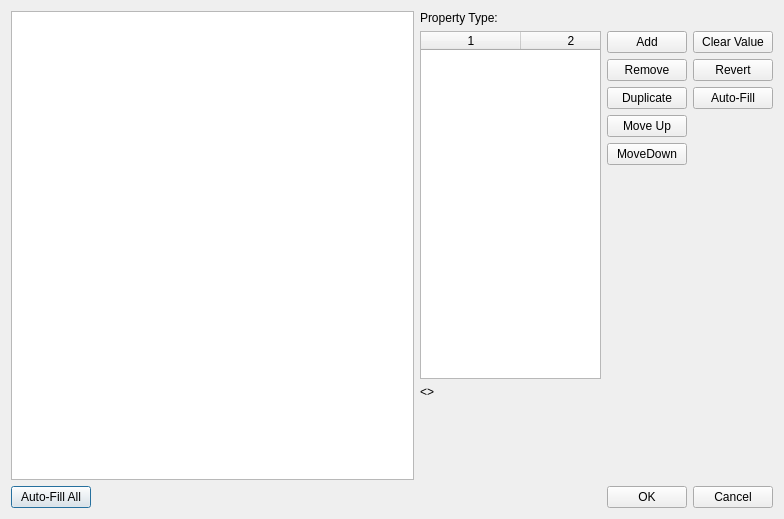
<?xml version="1.0" encoding="UTF-8"?>
<ui version="4.0">
 <class>DKBoundScriptDialog</class>
 <widget class="QDialog" name="DKBoundScriptDialog">
  <property name="geometry">
   <rect>
    <x>0</x>
    <y>0</y>
    <width>784</width>
    <height>519</height>
   </rect>
  </property>
  <property name="windowTitle">
   <string>Properties for script</string>
  </property>
  <layout class="QGridLayout" name="gridLayout" columnstretch="8,7">
   <item row="0" column="0" rowspan="2">
    <layout class="QVBoxLayout" name="verticalLayout">
     <item>
      <widget class="QTableView" name="properties">
       <property name="selectionMode">
        <enum>QAbstractItemView::SingleSelection</enum>
       </property>
       <property name="selectionBehavior">
        <enum>QAbstractItemView::SelectRows</enum>
       </property>
       <property name="horizontalScrollMode">
        <enum>QAbstractItemView::ScrollPerPixel</enum>
       </property>
       <property name="wordWrap">
        <bool>false</bool>
       </property>
       <property name="cornerButtonEnabled">
        <bool>false</bool>
       </property>
       <attribute name="horizontalHeaderStretchLastSection">
        <bool>true</bool>
       </attribute>
       <attribute name="verticalHeaderVisible">
        <bool>false</bool>
       </attribute>
      </widget>
     </item>
     <item>
      <layout class="QHBoxLayout" name="horizontalLayout_2">
       <item>
        <widget class="QPushButton" name="buttonAutoFillAll">
         <property name="text">
          <string>Auto-Fill All</string>
         </property>
        </widget>
       </item>
       <item>
        <spacer name="horizontalSpacer_2">
         <property name="orientation">
          <enum>Qt::Horizontal</enum>
         </property>
         <property name="sizeHint" stdset="0">
          <size>
           <width>40</width>
           <height>20</height>
          </size>
         </property>
        </spacer>
       </item>
      </layout>
     </item>
    </layout>
   </item>
   <item row="0" column="1">
    <layout class="QVBoxLayout" name="verticalLayout_3" stretch="0,1">
     <item>
      <widget class="QLabel" name="propertyType">
       <property name="text">
        <string>Property Type: &lt;nothing selected&gt;</string>
       </property>
      </widget>
     </item>
     <item>
      <layout class="QHBoxLayout" name="horizontalLayout_3" stretch="0,0">
       <item>
        <layout class="QVBoxLayout" name="valueEditingLayout" stretch="1,0">
         <item>
          <widget class="QWidget" name="arrayEditingLayout" native="true">
           <property name="sizePolicy">
            <sizepolicy hsizetype="Preferred" vsizetype="MinimumExpanding">
             <horstretch>0</horstretch>
             <verstretch>1</verstretch>
            </sizepolicy>
           </property>
           <layout class="QGridLayout" name="_2" columnstretch="1,0">
            <property name="leftMargin">
             <number>0</number>
            </property>
            <property name="topMargin">
             <number>0</number>
            </property>
            <property name="rightMargin">
             <number>0</number>
            </property>
            <property name="bottomMargin">
             <number>0</number>
            </property>
            <item row="0" column="1">
             <layout class="QVBoxLayout" name="arrayButtonsLayout">
              <item>
               <widget class="QPushButton" name="arrayButtonAdd">
                <property name="text">
                 <string>Add</string>
                </property>
               </widget>
              </item>
              <item>
               <widget class="QPushButton" name="arrayButtonRemove">
                <property name="text">
                 <string>Remove</string>
                </property>
               </widget>
              </item>
              <item>
               <widget class="QPushButton" name="arrayButtonDuplicate">
                <property name="text">
                 <string>Duplicate</string>
                </property>
               </widget>
              </item>
              <item>
               <widget class="QPushButton" name="arrayButtonMoveUp">
                <property name="text">
                 <string>Move Up</string>
                </property>
               </widget>
              </item>
              <item>
               <widget class="QPushButton" name="arrayButtonMoveDown">
                <property name="text">
                 <string>MoveDown</string>
                </property>
               </widget>
              </item>
              <item>
               <spacer name="verticalSpacer_9">
                <property name="orientation">
                 <enum>Qt::Vertical</enum>
                </property>
                <property name="sizeHint" stdset="0">
                 <size>
                  <width>20</width>
                  <height>40</height>
                 </size>
                </property>
               </spacer>
              </item>
             </layout>
            </item>
            <item row="0" column="0">
             <widget class="QTableWidget" name="arrayTable">
              <property name="horizontalScrollBarPolicy">
               <enum>Qt::ScrollBarAlwaysOff</enum>
              </property>
              <property name="selectionMode">
               <enum>QAbstractItemView::SingleSelection</enum>
              </property>
              <property name="selectionBehavior">
               <enum>QAbstractItemView::SelectRows</enum>
              </property>
              <property name="wordWrap">
               <bool>false</bool>
              </property>
              <property name="cornerButtonEnabled">
               <bool>false</bool>
              </property>
              <property name="columnCount">
               <number>2</number>
              </property>
              <attribute name="horizontalHeaderStretchLastSection">
               <bool>true</bool>
              </attribute>
              <attribute name="verticalHeaderVisible">
               <bool>false</bool>
              </attribute>
              <column/>
              <column/>
             </widget>
            </item>
           </layout>
          </widget>
         </item>
         <item>
          <widget class="QStackedWidget" name="singleValueWrap">
           <widget class="QWidget" name="valuePage_defaulted">
            <layout class="QVBoxLayout" name="verticalLayout_4">
             <property name="leftMargin">
              <number>0</number>
             </property>
             <property name="topMargin">
              <number>0</number>
             </property>
             <property name="rightMargin">
              <number>0</number>
             </property>
             <property name="bottomMargin">
              <number>0</number>
             </property>
             <item>
              <widget class="QLabel" name="label">
               <property name="text">
                <string>&lt;&lt;Using Default Script Value&gt;&gt;</string>
               </property>
              </widget>
             </item>
             <item>
              <spacer name="verticalSpacer_2">
               <property name="orientation">
                <enum>Qt::Vertical</enum>
               </property>
               <property name="sizeHint" stdset="0">
                <size>
                 <width>8</width>
                 <height>0</height>
                </size>
               </property>
              </spacer>
             </item>
            </layout>
           </widget>
           <widget class="QWidget" name="valuePage_object">
            <layout class="QGridLayout" name="gridLayout_2">
             <property name="leftMargin">
              <number>0</number>
             </property>
             <property name="topMargin">
              <number>0</number>
             </property>
             <property name="rightMargin">
              <number>0</number>
             </property>
             <property name="bottomMargin">
              <number>0</number>
             </property>
             <item row="0" column="0">
              <widget class="QLabel" name="label_2">
               <property name="text">
                <string>Pick Object:</string>
               </property>
              </widget>
             </item>
             <item row="1" column="0" colspan="2">
              <spacer name="verticalSpacer_3">
               <property name="orientation">
                <enum>Qt::Vertical</enum>
               </property>
               <property name="sizeHint" stdset="0">
                <size>
                 <width>8</width>
                 <height>0</height>
                </size>
               </property>
              </spacer>
             </item>
             <item row="0" column="1">
              <widget class="DKFormPicker" name="valueWidget_form"/>
             </item>
            </layout>
           </widget>
           <widget class="QWidget" name="valuePage_ref">
            <layout class="QVBoxLayout" name="verticalLayout_6">
             <property name="spacing">
              <number>0</number>
             </property>
             <property name="leftMargin">
              <number>0</number>
             </property>
             <property name="topMargin">
              <number>0</number>
             </property>
             <property name="rightMargin">
              <number>0</number>
             </property>
             <property name="bottomMargin">
              <number>0</number>
             </property>
             <item>
              <widget class="DKObjectReferencePicker" name="valueWidget_ref">
               <property name="sizePolicy">
                <sizepolicy hsizetype="Preferred" vsizetype="Fixed">
                 <horstretch>0</horstretch>
                 <verstretch>0</verstretch>
                </sizepolicy>
               </property>
               <property name="showRefListFilter">
                <bool>true</bool>
               </property>
              </widget>
             </item>
             <item>
              <spacer name="verticalSpacer_5">
               <property name="orientation">
                <enum>Qt::Vertical</enum>
               </property>
               <property name="sizeHint" stdset="0">
                <size>
                 <width>8</width>
                 <height>0</height>
                </size>
               </property>
              </spacer>
             </item>
            </layout>
           </widget>
           <widget class="QWidget" name="valuePage_alias">
            <layout class="QGridLayout" name="gridLayout_5">
             <property name="leftMargin">
              <number>0</number>
             </property>
             <property name="topMargin">
              <number>0</number>
             </property>
             <property name="rightMargin">
              <number>0</number>
             </property>
             <property name="bottomMargin">
              <number>0</number>
             </property>
             <item row="0" column="0">
              <widget class="DKQuestAliasPicker" name="valueWidget_alias">
               <property name="sizePolicy">
                <sizepolicy hsizetype="Preferred" vsizetype="Fixed">
                 <horstretch>0</horstretch>
                 <verstretch>0</verstretch>
                </sizepolicy>
               </property>
              </widget>
             </item>
             <item row="1" column="0">
              <spacer name="verticalSpacer_6">
               <property name="orientation">
                <enum>Qt::Vertical</enum>
               </property>
               <property name="sizeHint" stdset="0">
                <size>
                 <width>20</width>
                 <height>0</height>
                </size>
               </property>
              </spacer>
             </item>
            </layout>
           </widget>
           <widget class="QWidget" name="valuePage_bool">
            <layout class="QVBoxLayout" name="verticalLayout_5">
             <property name="leftMargin">
              <number>0</number>
             </property>
             <property name="topMargin">
              <number>0</number>
             </property>
             <property name="rightMargin">
              <number>0</number>
             </property>
             <property name="bottomMargin">
              <number>0</number>
             </property>
             <item>
              <widget class="QCheckBox" name="valueWidget_bool">
               <property name="text">
                <string>Value</string>
               </property>
              </widget>
             </item>
             <item>
              <spacer name="verticalSpacer_4">
               <property name="orientation">
                <enum>Qt::Vertical</enum>
               </property>
               <property name="sizeHint" stdset="0">
                <size>
                 <width>8</width>
                 <height>0</height>
                </size>
               </property>
              </spacer>
             </item>
            </layout>
           </widget>
           <widget class="QWidget" name="valuePage_string">
            <layout class="QVBoxLayout" name="verticalLayout_7" stretch="0,1">
             <property name="leftMargin">
              <number>0</number>
             </property>
             <property name="topMargin">
              <number>0</number>
             </property>
             <property name="rightMargin">
              <number>0</number>
             </property>
             <property name="bottomMargin">
              <number>0</number>
             </property>
             <item>
              <widget class="QLabel" name="label_3">
               <property name="text">
                <string>String value:</string>
               </property>
               <property name="buddy">
                <cstring>valueWidget_string</cstring>
               </property>
              </widget>
             </item>
             <item>
              <widget class="QPlainTextEdit" name="valueWidget_string">
               <property name="sizePolicy">
                <sizepolicy hsizetype="Expanding" vsizetype="Expanding">
                 <horstretch>0</horstretch>
                 <verstretch>0</verstretch>
                </sizepolicy>
               </property>
               <property name="sizeAdjustPolicy">
                <enum>QAbstractScrollArea::AdjustToContents</enum>
               </property>
              </widget>
             </item>
            </layout>
           </widget>
           <widget class="QWidget" name="valuePage_int">
            <layout class="QGridLayout" name="gridLayout_3">
             <property name="leftMargin">
              <number>0</number>
             </property>
             <property name="topMargin">
              <number>0</number>
             </property>
             <property name="rightMargin">
              <number>0</number>
             </property>
             <property name="bottomMargin">
              <number>0</number>
             </property>
             <item row="0" column="0">
              <widget class="QLabel" name="label_4">
               <property name="text">
                <string>Int value:</string>
               </property>
               <property name="buddy">
                <cstring>valueWidget_int</cstring>
               </property>
              </widget>
             </item>
             <item row="0" column="1">
              <widget class="QSpinBox" name="valueWidget_int">
               <property name="alignment">
                <set>Qt::AlignRight|Qt::AlignTrailing|Qt::AlignVCenter</set>
               </property>
               <property name="minimum">
                <number>-2147483647</number>
               </property>
               <property name="maximum">
                <number>2147483647</number>
               </property>
              </widget>
             </item>
             <item row="1" column="0" colspan="2">
              <spacer name="verticalSpacer_7">
               <property name="orientation">
                <enum>Qt::Vertical</enum>
               </property>
               <property name="sizeHint" stdset="0">
                <size>
                 <width>8</width>
                 <height>72</height>
                </size>
               </property>
              </spacer>
             </item>
            </layout>
           </widget>
           <widget class="QWidget" name="valuePage_float">
            <layout class="QGridLayout" name="gridLayout_4">
             <property name="leftMargin">
              <number>0</number>
             </property>
             <property name="topMargin">
              <number>0</number>
             </property>
             <property name="rightMargin">
              <number>0</number>
             </property>
             <property name="bottomMargin">
              <number>0</number>
             </property>
             <item row="0" column="1">
              <widget class="QDoubleSpinBox" name="valueWidget_float">
               <property name="alignment">
                <set>Qt::AlignRight|Qt::AlignTrailing|Qt::AlignVCenter</set>
               </property>
               <property name="decimals">
                <number>3</number>
               </property>
              </widget>
             </item>
             <item row="1" column="0" colspan="2">
              <spacer name="verticalSpacer_8">
               <property name="orientation">
                <enum>Qt::Vertical</enum>
               </property>
               <property name="sizeHint" stdset="0">
                <size>
                 <width>8</width>
                 <height>72</height>
                </size>
               </property>
              </spacer>
             </item>
             <item row="0" column="0">
              <widget class="QLabel" name="label_5">
               <property name="text">
                <string>Float value:</string>
               </property>
               <property name="buddy">
                <cstring>valueWidget_float</cstring>
               </property>
              </widget>
             </item>
            </layout>
           </widget>
          </widget>
         </item>
        </layout>
       </item>
       <item>
        <layout class="QVBoxLayout" name="valueButtonsLayout">
         <item>
          <widget class="QPushButton" name="buttonValueClearOrMakeLocal">
           <property name="text">
            <string>Clear Value</string>
           </property>
          </widget>
         </item>
         <item>
          <widget class="QPushButton" name="buttonValueRevert">
           <property name="text">
            <string>Revert</string>
           </property>
          </widget>
         </item>
         <item>
          <widget class="QPushButton" name="buttonValueAutoFill">
           <property name="text">
            <string>Auto-Fill</string>
           </property>
          </widget>
         </item>
         <item>
          <spacer name="verticalSpacer">
           <property name="orientation">
            <enum>Qt::Vertical</enum>
           </property>
           <property name="sizeHint" stdset="0">
            <size>
             <width>20</width>
             <height>40</height>
            </size>
           </property>
          </spacer>
         </item>
        </layout>
       </item>
      </layout>
     </item>
    </layout>
   </item>
   <item row="1" column="1">
    <layout class="QHBoxLayout" name="horizontalLayout">
     <item>
      <spacer name="horizontalSpacer">
       <property name="orientation">
        <enum>Qt::Horizontal</enum>
       </property>
       <property name="sizeHint" stdset="0">
        <size>
         <width>40</width>
         <height>20</height>
        </size>
       </property>
      </spacer>
     </item>
     <item>
      <widget class="QPushButton" name="buttonOK">
       <property name="text">
        <string>OK</string>
       </property>
      </widget>
     </item>
     <item>
      <widget class="QPushButton" name="buttonCancel">
       <property name="text">
        <string>Cancel</string>
       </property>
      </widget>
     </item>
    </layout>
   </item>
  </layout>
 </widget>
 <customwidgets>
  <customwidget>
   <class>DKObjectReferencePicker</class>
   <extends>QWidget</extends>
   <header>widgets/DKObjectReferencePicker.h</header>
  </customwidget>
  <customwidget>
   <class>DKQuestAliasPicker</class>
   <extends>QWidget</extends>
   <header>widgets/DKQuestAliasPicker.h</header>
  </customwidget>
  <customwidget>
   <class>DKFormPicker</class>
   <extends>QWidget</extends>
   <header>widgets/DKFormPicker.h</header>
  </customwidget>
 </customwidgets>
 <tabstops>
  <tabstop>properties</tabstop>
  <tabstop>buttonAutoFillAll</tabstop>
  <tabstop>arrayTable</tabstop>
  <tabstop>arrayButtonAdd</tabstop>
  <tabstop>arrayButtonRemove</tabstop>
  <tabstop>arrayButtonDuplicate</tabstop>
  <tabstop>arrayButtonMoveUp</tabstop>
  <tabstop>arrayButtonMoveDown</tabstop>
  <tabstop>valueWidget_ref</tabstop>
  <tabstop>valueWidget_bool</tabstop>
  <tabstop>valueWidget_string</tabstop>
  <tabstop>valueWidget_int</tabstop>
  <tabstop>valueWidget_float</tabstop>
  <tabstop>buttonValueClearOrMakeLocal</tabstop>
  <tabstop>buttonValueRevert</tabstop>
  <tabstop>buttonValueAutoFill</tabstop>
  <tabstop>buttonOK</tabstop>
  <tabstop>buttonCancel</tabstop>
 </tabstops>
 <resources/>
 <connections/>
</ui>
